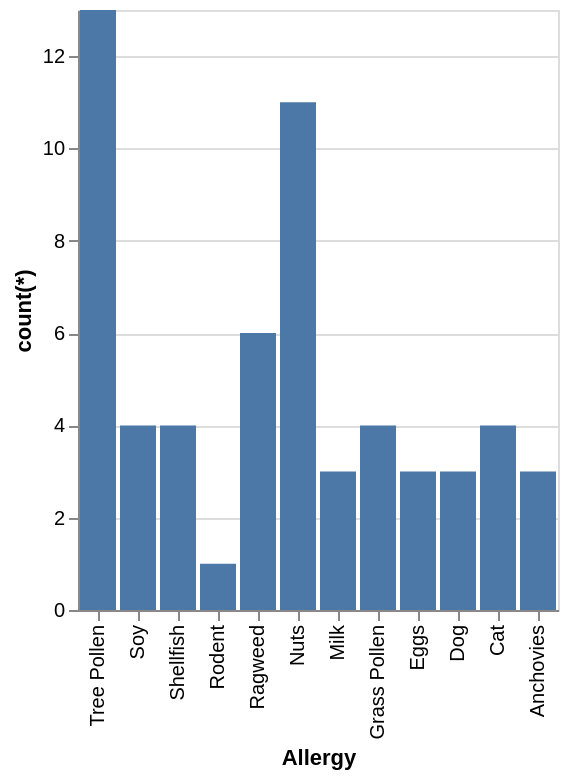

Express this chart as Vega-Lite.
### Vega-Lite specification from a JSON file in a GitHub repository (floating-point values rounded to 4 significant figures)
{"data": {"values": [{"x_data": "Tree Pollen", "y_data": 13}, {"x_data": "Soy", "y_data": 4}, {"x_data": "Shellfish", "y_data": 4}, {"x_data": "Rodent", "y_data": 1}, {"x_data": "Ragweed", "y_data": 6}, {"x_data": "Nuts", "y_data": 11}, {"x_data": "Milk", "y_data": 3}, {"x_data": "Grass Pollen", "y_data": 4}, {"x_data": "Eggs", "y_data": 3}, {"x_data": "Dog", "y_data": 3}, {"x_data": "Cat", "y_data": 4}, {"x_data": "Anchovies", "y_data": 3}]}, "mark": "bar", "encoding": {"x": {"field": "x_data", "type": "nominal", "title": "Allergy", "sort": "descending"}, "y": {"field": "y_data", "type": "quantitative", "title": "count(*)"}}}
